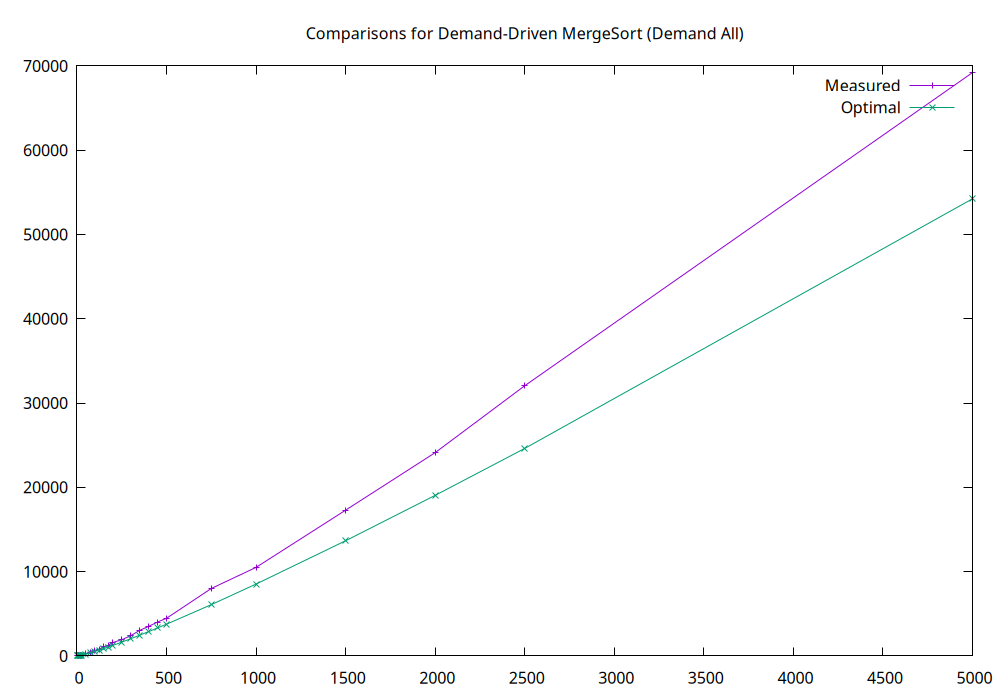

Reproduce this figure in gnuplot.
# Convert natural log to log2
log2(x) = log(x)/log(2)

set terminal pngcairo size 1000,700
set output "mergeSortPlot.png"
set title "Comparisons for Demand-Driven MergeSort (Demand All)"

plot \
    "comparisonCount.dat" using 1:2 with linespoints title "Measured", \
    "comparisonCount.dat" using 1:(lgamma($1+1)/log(2)) with linespoints title "Optimal"
